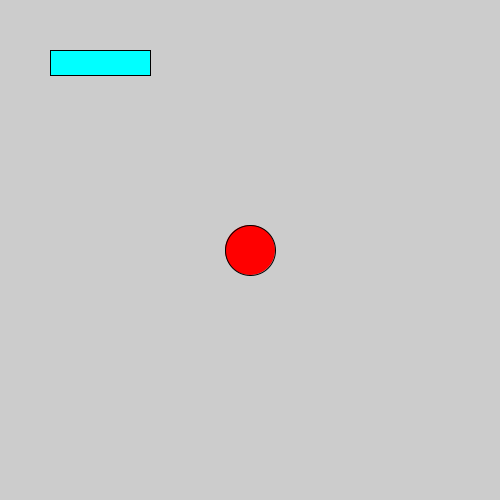
Frame 1 (no input)
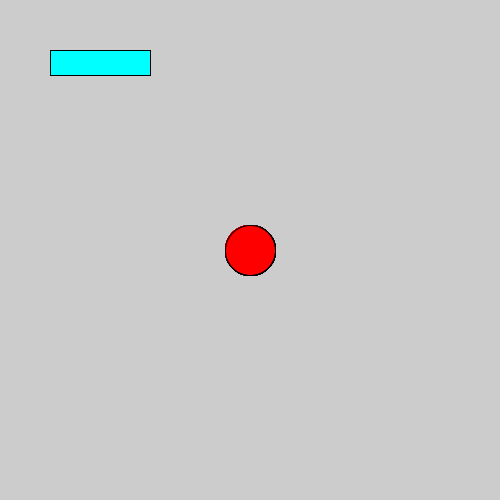
Frame 60 (the mouse pressed at the canvas centre just before this capture)
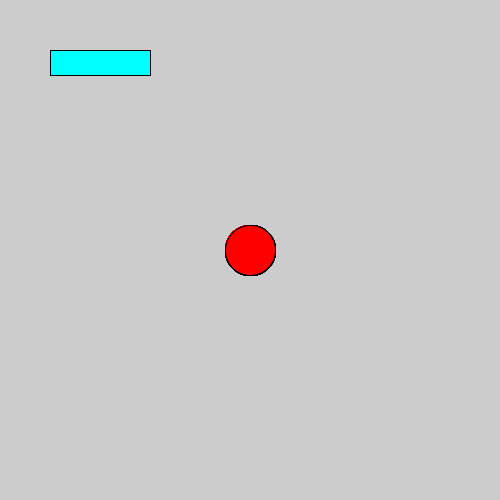
Frame 120 (the mouse held since frame 60 and released just before this capture)

The Processing sketch that drew these frames (run headless with seeded random() and noise(); from frame 60 on, the mouse is pressed at the canvas centre):

// Processing sketch: lecture_1
// ── lecture_1.pde
int x = 50;
int y = 250;
int w = 50;
int h = 50;

int r = 0;
int g = 0;
int b = 255;


// make a sketch first
void setup() {
  // the canvas to be 500 x 500
  size(500, 500);
  println(x);
}

// draw shapes
// draw loop runs infinitely 60 frame/s
void draw() {

  // a circle and a rectangle and filled with colors
  fill(255, 0, 0);
  stroke(0, 0, 0);
  // x, y, width, height
  ellipse(width/2,height/2,w,h);

  fill(0, 255, 255);
  rect(50, 50, 100, 25);
}
